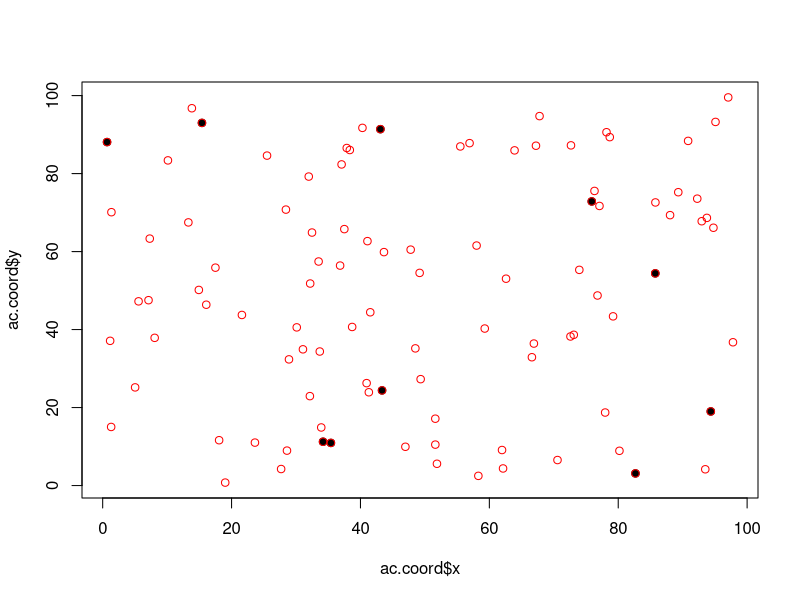
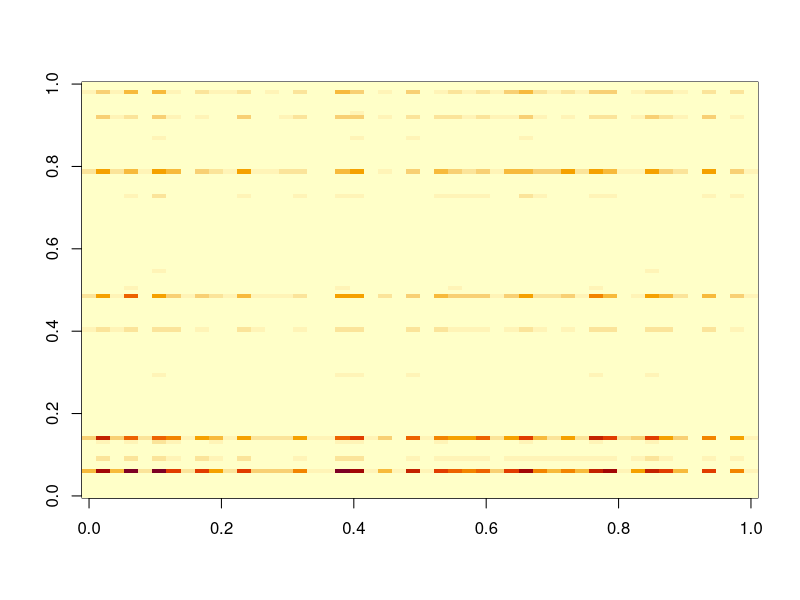

Reproduce these figures in R, in order. (Note: this script raises an error after producing the figures.)
rm(list=ls(all=TRUE))
set.seed(9)

#basic setup
n.tsegm=400
n.ac=10
n.grid=100
n=floor(runif(n.tsegm,min=0,max=900))

#spatial coordinates
grid.coord=data.frame(x=runif(n.grid,min=0,max=100),
                      y=runif(n.grid,min=0,max=100))
ind=sample(nrow(grid.coord),size=n.ac)
ac.coord.true=ac.coord=grid.coord[ind,]

rangox=range(c(ac.coord$x,grid.coord$x))
rangoy=range(c(ac.coord$y,grid.coord$y))
plot(ac.coord$x,ac.coord$y,pch=19,xlim=rangox,ylim=rangoy)
points(grid.coord$x,grid.coord$y,col='red')

#cluster membership
z.true=z=sample(1:n.ac,size=n.tsegm,replace=T)

#distance decay parameter
phi.true=phi=0.1

#generate data
y=matrix(NA,n.tsegm,n.grid)
for (i in 1:n.tsegm){
  #calculate distance
  x2=(grid.coord$x-ac.coord$x[z[i]])^2
  y2=(grid.coord$y-ac.coord$y[z[i]])^2
  d=sqrt(x2+y2)
  
  #calculate probability
  tmp=exp(-phi*d)
  prob=tmp/sum(tmp)
  
  #draw results
  y[i,]=rmultinom(1,size=n[i],prob=prob)
}
image(y[z==1,])

setwd('U:\\GIT_models\\activcenter_subset_locations')
write.csv(y,'fake data.csv',row.names=F)
write.csv(grid.coord,'fake data grid.csv',row.names=F)